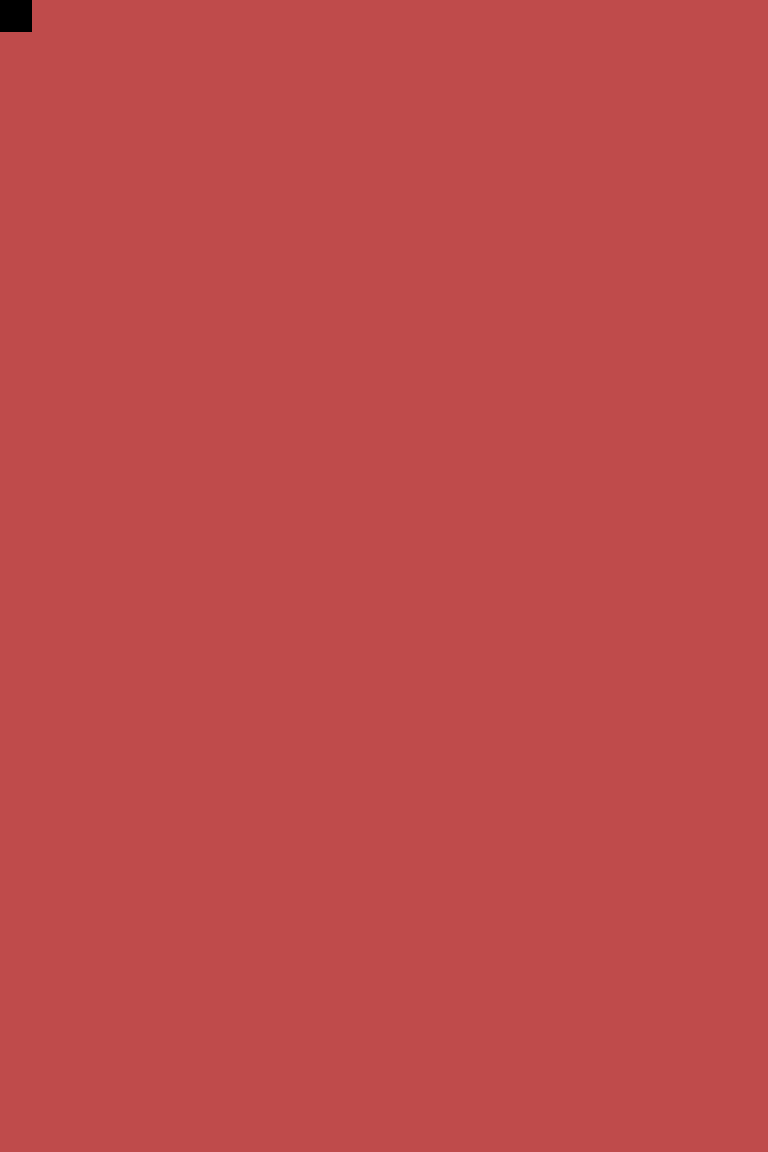

This is a level from a 2D game, rendered from its Tiled map with the project's own tilesets. A one-line summary and the map file follow, with tile-layer data summarised:
An orthogonal 24x36 tile map with 32x32 px tiles, 1 tile layer (Tile Layer 1), 38 tilesets.

<map version="1.0" orientation="orthogonal" renderorder="right-down" width="24" height="36" tilewidth="32" tileheight="32" nextobjectid="1">
 <tileset firstgid="1" name="barrel" tilewidth="32" tileheight="32" tilecount="8" columns="4">
  <image source="../LPC Base Assets/LPC Base Assets/tiles/barrel.png" width="128" height="64" />
 </tileset>
 <tileset firstgid="9" name="brackish" tilewidth="32" tileheight="32" tilecount="18" columns="3">
  <image source="../LPC Base Assets/LPC Base Assets/tiles/brackish.png" width="96" height="192" />
 </tileset>
 <tileset firstgid="27" name="bridges" tilewidth="32" tileheight="32" tilecount="42" columns="6">
  <image source="../LPC Base Assets/LPC Base Assets/tiles/bridges.png" width="192" height="224" />
 </tileset>
 <tileset firstgid="69" name="buckets" tilewidth="32" tileheight="32" tilecount="6" columns="3">
  <image source="../LPC Base Assets/LPC Base Assets/tiles/buckets.png" width="96" height="64" />
 </tileset>
 <tileset firstgid="75" name="cabinets" tilewidth="32" tileheight="32" tilecount="78" columns="6">
  <image source="../LPC Base Assets/LPC Base Assets/tiles/cabinets.png" width="192" height="416" />
 </tileset>
 <tileset firstgid="153" name="castle_lightsources" tilewidth="32" tileheight="32" tilecount="20" columns="5">
  <image source="../LPC Base Assets/LPC Base Assets/tiles/castle_lightsources.png" width="160" height="128" />
 </tileset>
 <tileset firstgid="173" name="castle_outside" tilewidth="32" tileheight="32" tilecount="187" columns="17">
  <image source="../LPC Base Assets/LPC Base Assets/tiles/castle_outside.png" width="544" height="352" />
 </tileset>
 <tileset firstgid="360" name="castlefloors" tilewidth="32" tileheight="32" tilecount="100" columns="10">
  <image source="../LPC Base Assets/LPC Base Assets/tiles/castlefloors.png" width="320" height="320" />
 </tileset>
 <tileset firstgid="460" name="castlefloors_outside" tilewidth="32" tileheight="32" tilecount="20" columns="4">
  <image source="../LPC Base Assets/LPC Base Assets/tiles/castlefloors_outside.png" width="128" height="160" />
 </tileset>
 <tileset firstgid="480" name="castlewalls" tilewidth="32" tileheight="32" tilecount="180" columns="12">
  <image source="../LPC Base Assets/LPC Base Assets/tiles/castlewalls.png" width="384" height="480" />
 </tileset>
 <tileset firstgid="660" name="cement" tilewidth="32" tileheight="32" tilecount="18" columns="3">
  <image source="../LPC Base Assets/LPC Base Assets/tiles/cement.png" width="96" height="192" />
 </tileset>
 <tileset firstgid="678" name="cementstair" tilewidth="32" tileheight="32" tilecount="20" columns="5">
  <image source="../LPC Base Assets/LPC Base Assets/tiles/cementstair.png" width="160" height="128" />
 </tileset>
 <tileset firstgid="698" name="chests" tilewidth="32" tileheight="32" tilecount="6" columns="2">
  <image source="../LPC Base Assets/LPC Base Assets/tiles/chests.png" width="64" height="96" />
 </tileset>
 <tileset firstgid="704" name="country" tilewidth="32" tileheight="32" tilecount="20" columns="5">
  <image source="../LPC Base Assets/LPC Base Assets/tiles/country.png" width="160" height="128" />
 </tileset>
 <tileset firstgid="724" name="cup" tilewidth="32" tileheight="32" tilecount="2" columns="1">
  <image source="../LPC Base Assets/LPC Base Assets/tiles/cup.png" width="32" height="64" />
 </tileset>
 <tileset firstgid="726" name="dirt" tilewidth="32" tileheight="32" tilecount="18" columns="3">
  <image source="../LPC Base Assets/LPC Base Assets/tiles/dirt.png" width="96" height="192" />
 </tileset>
 <tileset firstgid="744" name="dirt2" tilewidth="32" tileheight="32" tilecount="18" columns="3">
  <image source="../LPC Base Assets/LPC Base Assets/tiles/dirt2.png" width="96" height="192" />
 </tileset>
 <tileset firstgid="762" name="dungeon" tilewidth="32" tileheight="32" tilecount="104" columns="13">
  <image source="../LPC Base Assets/LPC Base Assets/tiles/dungeon.png" width="416" height="256" />
 </tileset>
 <tileset firstgid="866" name="grass" tilewidth="32" tileheight="32" tilecount="18" columns="3">
  <image source="../LPC Base Assets/LPC Base Assets/tiles/grass.png" width="96" height="192" />
 </tileset>
 <tileset firstgid="884" name="grassalt" tilewidth="32" tileheight="32" tilecount="18" columns="3">
  <image source="../LPC Base Assets/LPC Base Assets/tiles/grassalt.png" width="96" height="192" />
 </tileset>
 <tileset firstgid="902" name="hole" tilewidth="32" tileheight="32" tilecount="18" columns="3">
  <image source="../LPC Base Assets/LPC Base Assets/tiles/hole.png" width="96" height="192" />
 </tileset>
 <tileset firstgid="920" name="holek" tilewidth="32" tileheight="32" tilecount="18" columns="3">
  <image source="../LPC Base Assets/LPC Base Assets/tiles/holek.png" width="96" height="192" />
 </tileset>
 <tileset firstgid="938" name="holemid" tilewidth="32" tileheight="32" tilecount="18" columns="3">
  <image source="../LPC Base Assets/LPC Base Assets/tiles/holemid.png" width="96" height="192" />
 </tileset>
 <tileset firstgid="956" name="house" tilewidth="32" tileheight="32" tilecount="63" columns="9">
  <image source="../LPC Base Assets/LPC Base Assets/tiles/house.png" width="288" height="224" />
 </tileset>
 <tileset firstgid="1019" name="inside" tilewidth="32" tileheight="32" tilecount="100" columns="10">
  <image source="../LPC Base Assets/LPC Base Assets/tiles/inside.png" width="320" height="320" />
 </tileset>
 <tileset firstgid="1119" name="kitchen" tilewidth="32" tileheight="32" tilecount="8" columns="2">
  <image source="../LPC Base Assets/LPC Base Assets/tiles/kitchen.png" width="64" height="128" />
 </tileset>
 <tileset firstgid="1127" name="lava" tilewidth="32" tileheight="32" tilecount="18" columns="3">
  <image source="../LPC Base Assets/LPC Base Assets/tiles/lava.png" width="96" height="192" />
 </tileset>
 <tileset firstgid="1145" name="lavarock" tilewidth="32" tileheight="32" tilecount="18" columns="3">
  <image source="../LPC Base Assets/LPC Base Assets/tiles/lavarock.png" width="96" height="192" />
 </tileset>
 <tileset firstgid="1163" name="mountains" tilewidth="32" tileheight="32" tilecount="108" columns="12">
  <image source="../LPC Base Assets/LPC Base Assets/tiles/mountains.png" width="384" height="288" />
 </tileset>
 <tileset firstgid="1271" name="rock" tilewidth="32" tileheight="32" tilecount="2" columns="2">
  <image source="../LPC Base Assets/LPC Base Assets/tiles/rock.png" width="64" height="32" />
 </tileset>
 <tileset firstgid="1273" name="signs" tilewidth="32" tileheight="32" tilecount="6" columns="3">
  <image source="../LPC Base Assets/LPC Base Assets/tiles/signs.png" width="96" height="64" />
 </tileset>
 <tileset firstgid="1279" name="stairs" tilewidth="32" tileheight="32" tilecount="112" columns="8">
  <image source="../LPC Base Assets/LPC Base Assets/tiles/stairs.png" width="256" height="448" />
 </tileset>
 <tileset firstgid="1391" name="treetop" tilewidth="32" tileheight="32" tilecount="42" columns="6">
  <image source="../LPC Base Assets/LPC Base Assets/tiles/treetop.png" width="192" height="224" />
 </tileset>
 <tileset firstgid="1433" name="trunk" tilewidth="32" tileheight="32" tilecount="18" columns="6">
  <image source="../LPC Base Assets/LPC Base Assets/tiles/trunk.png" width="192" height="96" />
 </tileset>
 <tileset firstgid="1451" name="victoria" tilewidth="32" tileheight="32" tilecount="55" columns="11">
  <image source="../LPC Base Assets/LPC Base Assets/tiles/victoria.png" width="352" height="160" />
 </tileset>
 <tileset firstgid="1506" name="water" tilewidth="32" tileheight="32" tilecount="18" columns="3">
  <image source="../LPC Base Assets/LPC Base Assets/tiles/water.png" width="96" height="192" />
 </tileset>
 <tileset firstgid="1524" name="waterfall" tilewidth="32" tileheight="32" tilecount="15" columns="3">
  <image source="../LPC Base Assets/LPC Base Assets/tiles/waterfall.png" width="96" height="160" />
 </tileset>
 <tileset firstgid="1539" name="watergrass" tilewidth="32" tileheight="32" tilecount="18" columns="3">
  <image source="../LPC Base Assets/LPC Base Assets/tiles/watergrass.png" width="96" height="192" />
 </tileset>
 <layer name="Tile Layer 1" width="24" height="36">
  <data>[864 cells, 863 non-empty, 1 distinct tile ids]</data>
 </layer>
</map>
